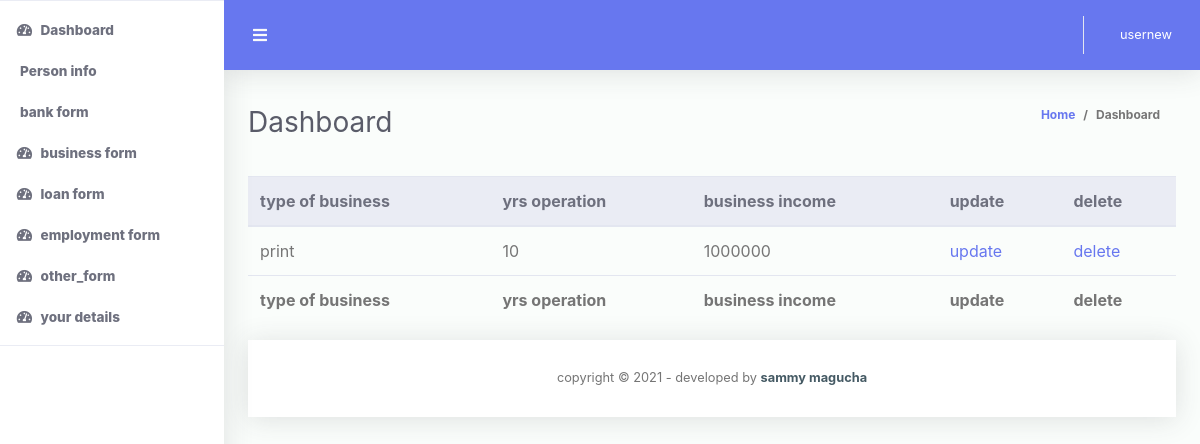
Page /bizclient (signed in) on the earlier database version.
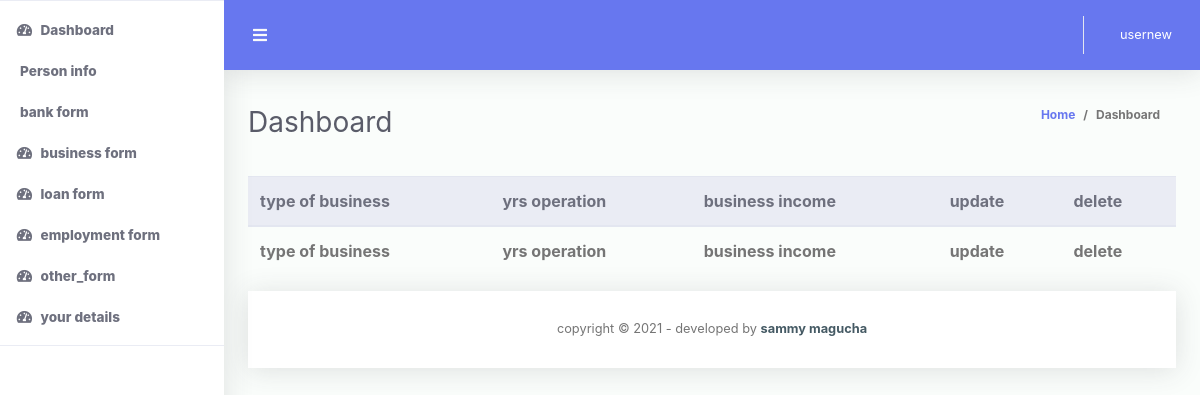
Same page on the later database version.
### codechallenege/models.py (models this page shows, shortened)
class BusinessDetails(models.Model):
	typeofbusiness = models.CharField(max_length = 100, validators= [onlyletters])
	yrsoperation = models.PositiveIntegerField()
	Businessincome = models.PositiveIntegerField()
	bio = models.ForeignKey(User, on_delete=models.CASCADE)
	class Meta:
		verbose_name_plural = "BusinessDetails"

### codechallenege/decorators.py (the view)
		def wrapper_func(request, *args, **kwargs):
			group = None
			if request.user.groups.exists():
				group = request.user.groups.all()[0].name
			if group in allowed_roles:
				return view_func(request, *args, **kwargs)
			else:
				return HttpResponse('you are not authorized')

### codechallenege/templatetags/custom_tags.py (called while the page is built)
@register.filter(name='has_group')
def has_group(user, group_name):
    group = Group.objects.filter(name=group_name)
    if group:
        group = group.first()
        return group in user.groups.all()
    else:
        return False

### codechallenege/views.py (called while the page is built)
@login_required(login_url='/accounts/login/')
@allowed_users(allowed_roles=['admin','clientuser'])
def clientsbusiness(request):
	clientsbiz = BusinessDetails.objects.all()
	context = {
		'title': 'clients business',
		'users': clientsbiz
	}
	return render(request, 'codechallenege/clientbiz.html', context)

### codechallenege/templates/codechallenege/clientbiz.html (shortened to what this page needs)
{%extends 'codechallenege/base.html'%}
{%block content%}
  <table class="table align-items-center table-flush table-hover" id="dataTableHover">
                    <thead class="thead-light">
                      <tr>
                        <th>type of business</th>
                        <th>yrs operation</th>
                        <th>business income</th>
                        <th>update</th>
                        <th> delete</th>
                      </tr>
                    </thead>
                    <tfoot>
                      <tr>
                        <th>type of business</th>
                        <th>yrs operation</th>
                        <th>business income</th>
                        <th>update</th>
                        <th> delete</th>
                      </tr>
                    </tfoot>
   {%for user in users%}
   <tr>
       <td>{{user.typeofbusiness}}</td>
       <td>{{user.yrsoperation}}</td>
       <td>{{user.Businessincome}}</td>
       <td><a href="{% url 'update_biz' user.id %}">update</a></td>
       <td><a href="{% url 'delete_business' user.id %}">delete</a></td>
   </tr>
   {%endfor%}
 </table>
{%endblock%}

Differences in the rows shown:
removed BusinessDetails: typeofbusiness "print", yrsoperation "10", Businessincome "1000000"
